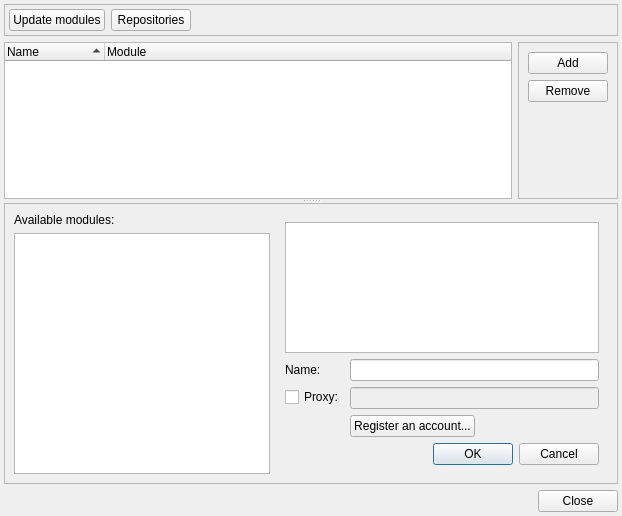
<?xml version="1.0" encoding="UTF-8"?>
<ui version="4.0">
 <class>BackendCfg</class>
 <widget class="QDialog" name="BackendCfg">
  <property name="geometry">
   <rect>
    <x>0</x>
    <y>0</y>
    <width>622</width>
    <height>516</height>
   </rect>
  </property>
  <property name="windowTitle">
   <string>Backends configuration</string>
  </property>
  <layout class="QVBoxLayout" name="verticalLayout_3">
   <property name="spacing">
    <number>6</number>
   </property>
   <property name="margin">
    <number>4</number>
   </property>
   <item>
    <widget class="QFrame" name="frame_3">
     <property name="frameShape">
      <enum>QFrame::StyledPanel</enum>
     </property>
     <property name="frameShadow">
      <enum>QFrame::Raised</enum>
     </property>
     <layout class="QHBoxLayout" name="horizontalLayout_3">
      <property name="margin">
       <number>4</number>
      </property>
      <item>
       <widget class="QPushButton" name="updateButton">
        <property name="text">
         <string>Update modules</string>
        </property>
       </widget>
      </item>
      <item>
       <widget class="QPushButton" name="repositoriesButton">
        <property name="text">
         <string>Repositories</string>
        </property>
       </widget>
      </item>
      <item>
       <spacer name="horizontalSpacer">
        <property name="orientation">
         <enum>Qt::Horizontal</enum>
        </property>
        <property name="sizeHint" stdset="0">
         <size>
          <width>40</width>
          <height>20</height>
         </size>
        </property>
       </spacer>
      </item>
     </layout>
    </widget>
   </item>
   <item>
    <widget class="QSplitter" name="splitter_2">
     <property name="orientation">
      <enum>Qt::Vertical</enum>
     </property>
     <widget class="QWidget" name="horizontalLayoutWidget">
      <layout class="QHBoxLayout" name="horizontalLayout">
       <item>
        <widget class="QTreeWidget" name="backendsList">
         <property name="editTriggers">
          <set>QAbstractItemView::NoEditTriggers</set>
         </property>
         <property name="iconSize">
          <size>
           <width>24</width>
           <height>24</height>
          </size>
         </property>
         <property name="rootIsDecorated">
          <bool>false</bool>
         </property>
         <property name="uniformRowHeights">
          <bool>false</bool>
         </property>
         <property name="itemsExpandable">
          <bool>false</bool>
         </property>
         <property name="sortingEnabled">
          <bool>true</bool>
         </property>
         <property name="animated">
          <bool>true</bool>
         </property>
         <property name="wordWrap">
          <bool>false</bool>
         </property>
         <property name="expandsOnDoubleClick">
          <bool>false</bool>
         </property>
         <attribute name="headerCascadingSectionResizes">
          <bool>false</bool>
         </attribute>
         <attribute name="headerHighlightSections">
          <bool>true</bool>
         </attribute>
         <column>
          <property name="text">
           <string>Name</string>
          </property>
         </column>
         <column>
          <property name="text">
           <string>Module</string>
          </property>
         </column>
        </widget>
       </item>
       <item>
        <widget class="QFrame" name="frame">
         <property name="frameShape">
          <enum>QFrame::StyledPanel</enum>
         </property>
         <property name="frameShadow">
          <enum>QFrame::Raised</enum>
         </property>
         <layout class="QVBoxLayout" name="verticalLayout">
          <item>
           <widget class="QPushButton" name="addButton">
            <property name="text">
             <string>Add</string>
            </property>
           </widget>
          </item>
          <item>
           <widget class="QPushButton" name="removeButton">
            <property name="text">
             <string>Remove</string>
            </property>
           </widget>
          </item>
          <item>
           <spacer name="verticalSpacer">
            <property name="orientation">
             <enum>Qt::Vertical</enum>
            </property>
            <property name="sizeHint" stdset="0">
             <size>
              <width>20</width>
              <height>40</height>
             </size>
            </property>
           </spacer>
          </item>
         </layout>
        </widget>
       </item>
      </layout>
     </widget>
     <widget class="QFrame" name="configFrame">
      <property name="frameShape">
       <enum>QFrame::StyledPanel</enum>
      </property>
      <property name="frameShadow">
       <enum>QFrame::Raised</enum>
      </property>
      <layout class="QHBoxLayout" name="horizontalLayout_2">
       <item>
        <layout class="QVBoxLayout" name="verticalLayout_2">
         <item>
          <widget class="QLabel" name="label_2">
           <property name="text">
            <string>Available modules:</string>
           </property>
          </widget>
         </item>
         <item>
          <widget class="QListWidget" name="modulesList">
           <property name="sizePolicy">
            <sizepolicy hsizetype="Preferred" vsizetype="Expanding">
             <horstretch>0</horstretch>
             <verstretch>0</verstretch>
            </sizepolicy>
           </property>
           <property name="iconSize">
            <size>
             <width>24</width>
             <height>24</height>
            </size>
           </property>
           <property name="spacing">
            <number>1</number>
           </property>
           <property name="sortingEnabled">
            <bool>true</bool>
           </property>
          </widget>
         </item>
        </layout>
       </item>
       <item>
        <widget class="QFrame" name="frame_2">
         <property name="sizePolicy">
          <sizepolicy hsizetype="Preferred" vsizetype="Preferred">
           <horstretch>1</horstretch>
           <verstretch>0</verstretch>
          </sizepolicy>
         </property>
         <property name="frameShape">
          <enum>QFrame::NoFrame</enum>
         </property>
         <property name="frameShadow">
          <enum>QFrame::Plain</enum>
         </property>
         <layout class="QVBoxLayout" name="verticalLayout_4">
          <item>
           <widget class="QTextEdit" name="moduleInfo">
            <property name="sizePolicy">
             <sizepolicy hsizetype="Expanding" vsizetype="Expanding">
              <horstretch>0</horstretch>
              <verstretch>0</verstretch>
             </sizepolicy>
            </property>
            <property name="readOnly">
             <bool>true</bool>
            </property>
           </widget>
          </item>
          <item>
           <layout class="QFormLayout" name="configLayout">
            <property name="fieldGrowthPolicy">
             <enum>QFormLayout::ExpandingFieldsGrow</enum>
            </property>
            <item row="0" column="1">
             <widget class="QLineEdit" name="nameEdit"/>
            </item>
            <item row="1" column="0">
             <widget class="QCheckBox" name="proxyBox">
              <property name="text">
               <string>Proxy:</string>
              </property>
             </widget>
            </item>
            <item row="1" column="1">
             <widget class="QLineEdit" name="proxyEdit">
              <property name="enabled">
               <bool>false</bool>
              </property>
             </widget>
            </item>
            <item row="2" column="1">
             <widget class="QPushButton" name="registerButton">
              <property name="text">
               <string>Register an account...</string>
              </property>
             </widget>
            </item>
            <item row="0" column="0">
             <widget class="QLabel" name="label">
              <property name="text">
               <string>Name:</string>
              </property>
             </widget>
            </item>
           </layout>
          </item>
          <item>
           <widget class="QDialogButtonBox" name="configButtonBox">
            <property name="orientation">
             <enum>Qt::Horizontal</enum>
            </property>
            <property name="standardButtons">
             <set>QDialogButtonBox::Cancel|QDialogButtonBox::Ok</set>
            </property>
           </widget>
          </item>
         </layout>
        </widget>
       </item>
      </layout>
     </widget>
    </widget>
   </item>
   <item>
    <widget class="QDialogButtonBox" name="buttonBox">
     <property name="standardButtons">
      <set>QDialogButtonBox::Close</set>
     </property>
    </widget>
   </item>
  </layout>
 </widget>
 <tabstops>
  <tabstop>backendsList</tabstop>
  <tabstop>addButton</tabstop>
  <tabstop>removeButton</tabstop>
  <tabstop>modulesList</tabstop>
  <tabstop>moduleInfo</tabstop>
  <tabstop>nameEdit</tabstop>
  <tabstop>proxyBox</tabstop>
  <tabstop>proxyEdit</tabstop>
  <tabstop>registerButton</tabstop>
  <tabstop>configButtonBox</tabstop>
  <tabstop>buttonBox</tabstop>
 </tabstops>
 <resources/>
 <connections>
  <connection>
   <sender>buttonBox</sender>
   <signal>clicked(QAbstractButton*)</signal>
   <receiver>BackendCfg</receiver>
   <slot>accept()</slot>
   <hints>
    <hint type="sourcelabel">
     <x>312</x>
     <y>591</y>
    </hint>
    <hint type="destinationlabel">
     <x>312</x>
     <y>306</y>
    </hint>
   </hints>
  </connection>
 </connections>
</ui>
